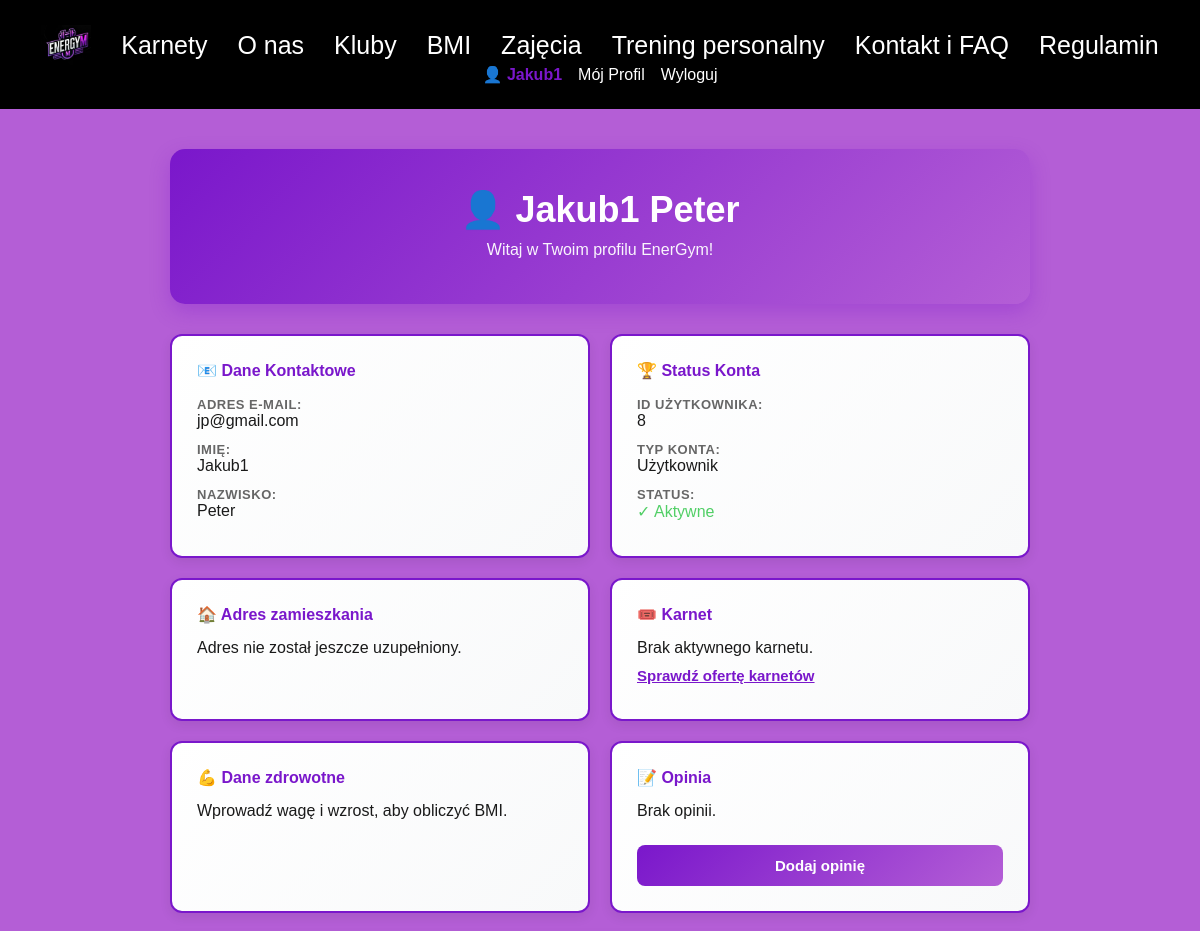
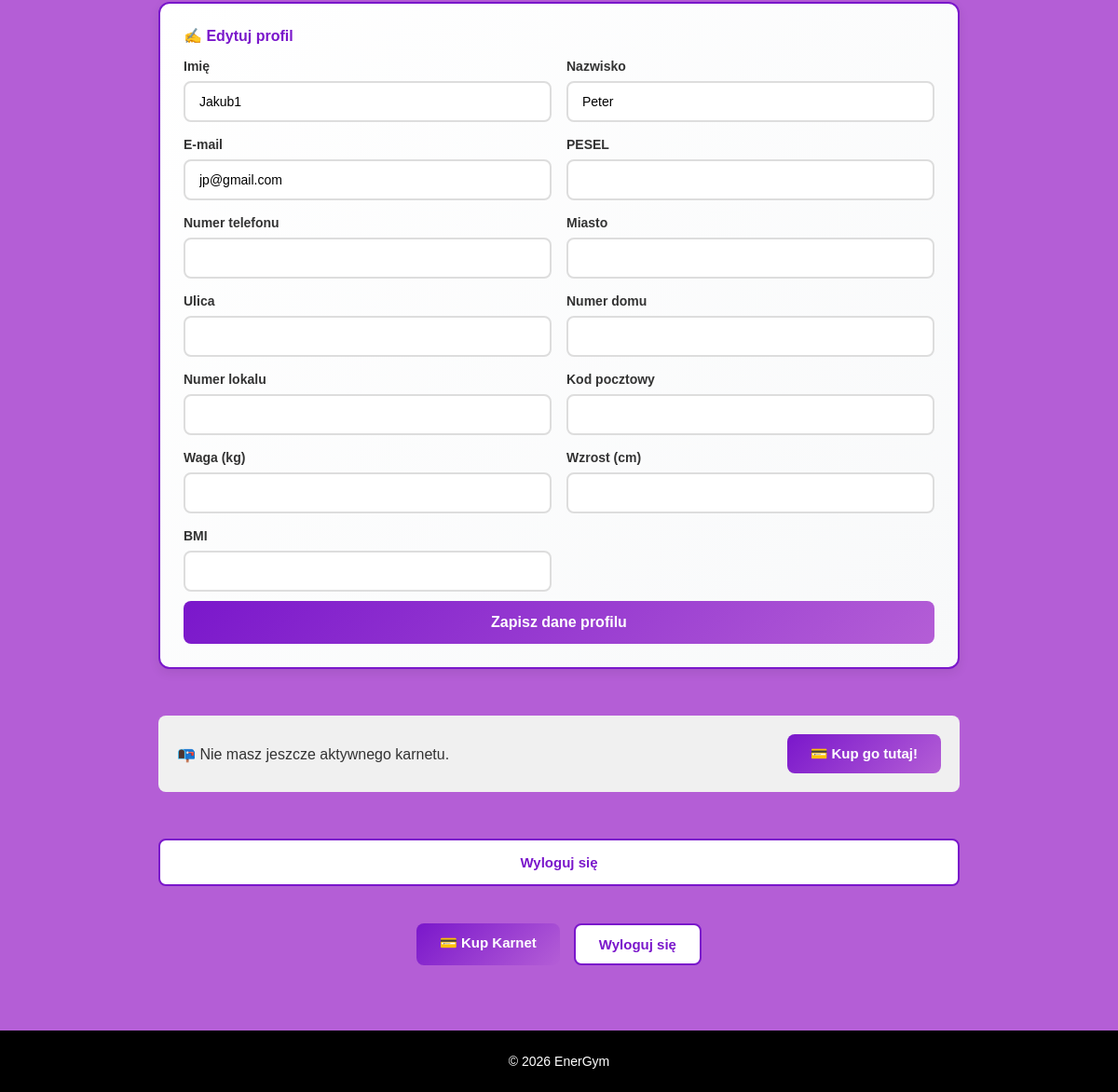
The page /?page=profil (signed in) on the database its author committed (2 pictures, top to bottom).
### tables this page shows
CREATE TABLE `users` (
  `id` int(11) NOT NULL,
  `role` int(11) DEFAULT 0,
  `imie` varchar(50) NOT NULL,
  `nazwisko` varchar(50) NOT NULL,
  `mail` varchar(100) NOT NULL,
  `haslo` varchar(255) NOT NULL,
  `pesel` varchar(11) DEFAULT NULL,
  `numer_telefonu` varchar(15) DEFAULT NULL,
  `miasto` varchar(50) DEFAULT NULL,
  `ulica` varchar(50) DEFAULT NULL,
  `numer_domu` varchar(10) DEFAULT NULL,
  `numer_lokalu` varchar(10) DEFAULT NULL,
  `kod_pocztowy` varchar(6) DEFAULT NULL,
  `opinia` text DEFAULT NULL,
  `karnet_typ` varchar(50) DEFAULT 'Brak',
  `karnet_zakup` date DEFAULT NULL,
  `karnet_koniec` date DEFAULT NULL,
  `waga` decimal(5,2) DEFAULT NULL,
  `wzrost` int(11) DEFAULT NULL,
  `bmi` decimal(4,2) DEFAULT NULL,
  `ocena` int(11) DEFAULT NULL
);

### pages/profil.php (the view, shortened to what this page needs)
<?php
$user_id = $_SESSION['user_id'];
$user = null;
$baseCols = ['id','imie','nazwisko','mail','role'];
$optionalCols = ['pesel','numer_telefonu','miasto','ulica','numer_domu','numer_lokalu','kod_pocztowy','opinia','karnet_typ','karnet_zakup','karnet_koniec','waga','wzrost','bmi', 'ocena'];
if (!isset($conn) || !$conn) {
    $error_msg = "Baza danych nie jest dostępna (conn nie ustawione)";
} else {
    $selectCols = $baseCols;
    foreach ($optionalCols as $col) {
        $check = mysqli_query($conn, "SHOW COLUMNS FROM users LIKE '$col'");
        if ($check && mysqli_num_rows($check) > 0) {
            $selectCols[] = $col;
        }
    }
    $sql = "SELECT " . implode(',', $selectCols) . " FROM users WHERE id = '$user_id'";
    $result = mysqli_query($conn, $sql);
    if (!$result) {
        $error_msg = "Błąd zapytania: " . mysqli_error($conn);
    } elseif (mysqli_num_rows($result) > 0) {
        $user = mysqli_fetch_assoc($result);
    } else {
        $error_msg = "Użytkownik o ID $user_id nie znaleziony w bazie";
    }
}
?>
<div class="profile-container">
    <?php if ($user): ?>
        <div class="profile-header">
            <h1>👤 <?php echo htmlspecialchars($user['imie'] . ' ' . $user['nazwisko']); ?><?php echo ($user['role'] == 1) ? ' (Admin)' : ''; ?></h1>
            <p>Witaj w Twoim profilu EnerGym!</p>
        </div>
        <div class="profile-grid">
            <div class="profile-card">
                <h3>📧 Dane Kontaktowe</h3>
                <p>
                    <span class="label">Adres E-mail:</span><br>
                    <span class="value"><?php echo htmlspecialchars($user['mail']); ?></span>
                </p>
                <p>
                    <span class="label">Imię:</span><br>
                    <span class="value"><?php echo htmlspecialchars($user['imie']); ?></span>
                </p>
                <p>
                    <span class="label">Nazwisko:</span><br>
                    <span class="value"><?php echo htmlspecialchars($user['nazwisko']); ?></span>
                </p>
            </div>
            <div class="profile-card">
                <h3>🏆 Status Konta</h3>
                <p>
                    <span class="label">ID Użytkownika:</span><br>
                    <span class="value"><?php echo htmlspecialchars($user['id']); ?></span>
                </p>
                <p>
                    <span class="label">Typ Konta:</span><br>
                    <span class="value"><?php echo ($user['role'] == 1) ? 'Administrator' : 'Użytkownik'; ?></span>
                </p>
                <p>
                    <span class="label">Status:</span><br>
                    <span class="value" style="color: #51cf66;">✓ Aktywne</span>
                </p>
            </div>
            <div class="profile-card">
                <h3>🏠 Adres zamieszkania</h3>
                <?php if (!empty($user['miasto']) || !empty($user['ulica']) || !empty($user['numer_domu']) || !empty($user['numer_lokalu']) || !empty($user['kod_pocztowy'])): ?>
                    <p><span class="label">Miasto:</span><br><span class="value"><?php echo htmlspecialchars($user['miasto'] ?? '-'); ?></span></p>
                    <p><span class="label">Ulica:</span><br><span class="value"><?php echo htmlspecialchars($user['ulica'] ?? '-'); ?></span></p>
                    <p><span class="label">Nr domu:</span><br><span class="value"><?php echo htmlspecialchars($user['numer_domu'] ?? '-'); ?></span></p>
                    <p><span class="label">Nr lokalu:</span><br><span class="value"><?php echo htmlspecialchars($user['numer_lokalu'] ?? '-'); ?></span></p>
                    <p><span class="label">Kod pocztowy:</span><br><span class="value"><?php echo htmlspecialchars($user['kod_pocztowy'] ?? '-'); ?></span></p>
                <?php else: ?>
                    <p class="value">Adres nie został jeszcze uzupełniony.</p>
                <?php endif; ?>
            </div>
            <div class="profile-card">
                <h3>🎟️ Karnet</h3>
                <?php if (!empty($user['karnet_typ']) && $user['karnet_typ'] !== 'Brak'): ?>
                    <p><span class="label">Typ karnetu:</span><br><span class="value"><?php echo htmlspecialchars($user['karnet_typ']); ?></span></p>
                    <p><span class="label">Data zakupu:</span><br><span class="value"><?php echo !empty($user['karnet_zakup']) ? date('d.m.Y', strtotime($user['karnet_zakup'])) : '-'; ?></span></p>
                    <p><span class="label">Data końca:</span><br><span class="value"><?php echo !empty($user['karnet_koniec']) ? date('d.m.Y', strtotime($user['karnet_koniec'])) : '-'; ?></span></p>
                    <?php if (strpos($user['karnet_typ'], 'Odnawialny') !== false): ?>
                        <?php
                            $kwota = ($user['karnet_typ'] === 'Karnet Standard Odnawialny') ? '94.99 PLN' : '174.99 PLN';
                            $zakup = new DateTime($user['karnet_zakup']);
                            $now = new DateTime();
                            $nextPayment = clone $zakup;
                            while ($nextPayment <= $now) {
                                $nextPayment->modify('+1 month');
                            }
                            $koniec = new DateTime($user['karnet_koniec']);
                            $isPaidOff = $nextPayment > $koniec;
                        ?>
                        <div style="margin-top: 15px; padding-top: 15px; border-top: 1px solid #eee;">
                            <p><span class="label">Następna płatność:</span><br>
                               <span class="value" style="color: #2d8f29; font-weight: bold;">
                                   <?php echo $isPaidOff ? 'Opłacono w całości' : $nextPayment->format('d.m.Y'); ?>
                               </span>
                            </p>
                            <?php if (!$isPaidOff): ?>
                                <p><span class="label">Kwota pobrania:</span><br>
                                   <span class="value" style="color: #2d8f29; font-weight: bold;"><?php echo $kwota; ?> / mies.</span>
                                </p>
                            <?php endif; ?>
                        </div>
                    <?php endif; ?>
                <?php else: ?>
                    <p class="value">Brak aktywnego karnetu.</p>
                    <p><a href="?page=karnety" style="color: #7a17cb; font-weight: bold; text-decoration: underline;">Sprawdź ofertę karnetów</a></p>
                <?php endif; ?>
            </div>
            <div class="profile-card">
                <h3>💪 Dane zdrowotne</h3>
                <?php if (!empty($user['waga']) || !empty($user['wzrost']) || !empty($user['bmi'])): ?>
                    <?php
                        $computedBmi = null;
                        if (!empty($user['waga']) && !empty($user['wzrost']) && is_numeric($user['waga']) && is_numeric($user['wzrost']) && (float)$user['wzrost'] > 0) {
                            $computedBmi = (float)$user['waga'] / (((float)$user['wzrost'] / 100) ** 2);
                        }
                        $bmiDisplay = $computedBmi !== null ? number_format($computedBmi, 1, '.', '') : (!empty($user['bmi']) ? number_format((float)$user['bmi'], 1, '.', '') : '-');
                    ?>
                    <p><span class="label">Waga:</span><br><span class="value"><?php echo htmlspecialchars($user['waga'] ?? '-'); ?> kg</span></p>
                    <p><span class="label">Wzrost:</span><br><span class="value"><?php echo htmlspecialchars($user['wzrost'] ?? '-'); ?> cm</span></p>
                    <p><span class="label">BMI:</span><br><span class="value"><?php echo htmlspecialchars($bmiDisplay); ?></span></p>
                <?php else: ?>
                    <p class="value">Wprowadź wagę i wzrost, aby obliczyć BMI.</p>
                <?php endif; ?>
            </div>
            <div class="profile-card">
                <h3>📝 Opinia</h3>
                <p class="value"><?php echo !empty($user['opinia']) ? nl2br(htmlspecialchars($user['opinia'])) : 'Brak opinii.'; ?></p>
                <?php if (empty($user['opinia'])): ?>
                    <button type="button" class="btn btn-primary" onclick="openOpinionSheet()" style="margin-top: 15px; width: 100%;">Dodaj opinię</button>
                <?php else: ?>
                    <button type="button" class="btn btn-secondary" onclick="openOpinionSheet()" style="margin-top: 15px; width: 100%;">Zobacz</button>
                <?php endif; ?>
            </div>
            <div class="profile-card karnety-section">
                <h3>✍️ Edytuj profil</h3>
                <form method="POST" action="">
                    <div class="profile-edit-grid">
                        <?php
                            $fieldMeta = [
                                'imie' => ['label' => 'Imię', 'type' => 'text'],
                                'nazwisko' => ['label' => 'Nazwisko', 'type' => 'text'],
                                'mail' => ['label' => 'E-mail', 'type' => 'email'],
                                'pesel' => ['label' => 'PESEL', 'type' => 'text'],
                                'numer_telefonu' => ['label' => 'Numer telefonu', 'type' => 'text'],
                                'miasto' => ['label' => 'Miasto', 'type' => 'text'],
                                'ulica' => ['label' => 'Ulica', 'type' => 'text'],
                                'numer_domu' => ['label' => 'Numer domu', 'type' => 'text'],
                                'numer_lokalu' => ['label' => 'Numer lokalu', 'type' => 'text'],
                                'kod_pocztowy' => ['label' => 'Kod pocztowy', 'type' => 'text'],
                                'opinia' => ['label' => 'Opinia', 'type' => 'textarea'],
                                'waga' => ['label' => 'Waga (kg)', 'type' => 'number', 'step' => '0.1'],
                                'wzrost' => ['label' => 'Wzrost (cm)', 'type' => 'number', 'step' => '0.1'],
                                'bmi' => ['label' => 'BMI', 'type' => 'number', 'step' => '0.1'],
                            ];
                            $blockedProfileFields = ['karnet_typ', 'karnet_zakup', 'karnet_koniec', 'opinia', 'ocena'];
                            foreach ($selectCols as $col):
                                if (in_array($col, ['id', 'role'], true) || in_array($col, $blockedProfileFields, true)) {
                                    continue;
                                }
                                $meta = $fieldMeta[$col] ?? ['label' => ucfirst(str_replace('_', ' ', $col)), 'type' => 'text'];
                                $value = $user[$col] ?? '';
                        ?>
                            <div class="form-group">
                                <label for="<?php echo htmlspecialchars($col); ?>"><?php echo htmlspecialchars($meta['label']); ?></label>
                                <?php if ($meta['type'] === 'textarea'): ?>
                                    <textarea id="<?php echo htmlspecialchars($col); ?>" name="<?php echo htmlspecialchars($col); ?>" rows="3"><?php echo htmlspecialchars($value); ?></textarea>
                                <?php else: ?>
                                    <input
                                        type="<?php echo htmlspecialchars($meta['type']); ?>"
                                        id="<?php echo htmlspecialchars($col); ?>"
                                        name="<?php echo htmlspecialchars($col); ?>"
                                        value="<?php echo htmlspecialchars($value); ?>"
                                        <?php echo isset($meta['step']) ? 'step="' . htmlspecialchars($meta['step']) . '"' : ''; ?>
                                    >
                                <?php endif; ?>
                            </div>
                        <?php endforeach; ?>
                    </div>
                    <button type="submit" class="submit-btn" style="margin-top: 10px;">Zapisz dane profilu</button>
                </form>
            </div>
            <?php if (empty($user['karnet_typ']) || $user['karnet_typ'] === 'Brak'): ?>
                <div class="empty-message" style="display: flex; align-items: center; justify-content: space-between; flex-wrap: wrap; gap: 15px; margin-top: 30px;">
                    <div style="font-size: 16px; color: #333;">
                        📭 Nie masz jeszcze aktywnego karnetu.
                    </div>
                    <a href="?page=karnety" class="btn btn-primary">💳 Kup go tutaj!</a>
                </div>
            <?php endif; ?>
            <div class="action-buttons" style="margin-top: 30px;">
                <a href="?page=wylogowanie" class="btn btn-secondary" style="width: 100%; text-align: center; padding: 15px; box-sizing: border-box;">Wyloguj się</a>
            </div>
            <div class="action-buttons">
                <a href="?page=karnety" class="btn btn-primary">💳 Kup Karnet</a>
                <a href="?page=wylogowanie" class="btn btn-secondary">Wyloguj się</a>
            </div>
        </div>
    <?php endif; ?>
</div>

### rows shown on the page
users: imie+nazwisko "Jakub1 Peter", mail "jp@gmail.com", imie "Jakub1", nazwisko "Peter", id "8"

### other values the page prints
$_SESSION['imie'] "Jakub1"
$meta['label'] "Imię"
$meta['label'] "Nazwisko"
$meta['label'] "E-mail"
$meta['label'] "PESEL"
$meta['label'] "Numer telefonu"
$meta['label'] "Miasto"
$meta['label'] "Ulica"
$meta['label'] "Numer domu"
$meta['label'] "Numer lokalu"
$meta['label'] "Kod pocztowy"
$meta['label'] "Waga (kg)"
$meta['label'] "Wzrost (cm)"
$meta['label'] "BMI"
